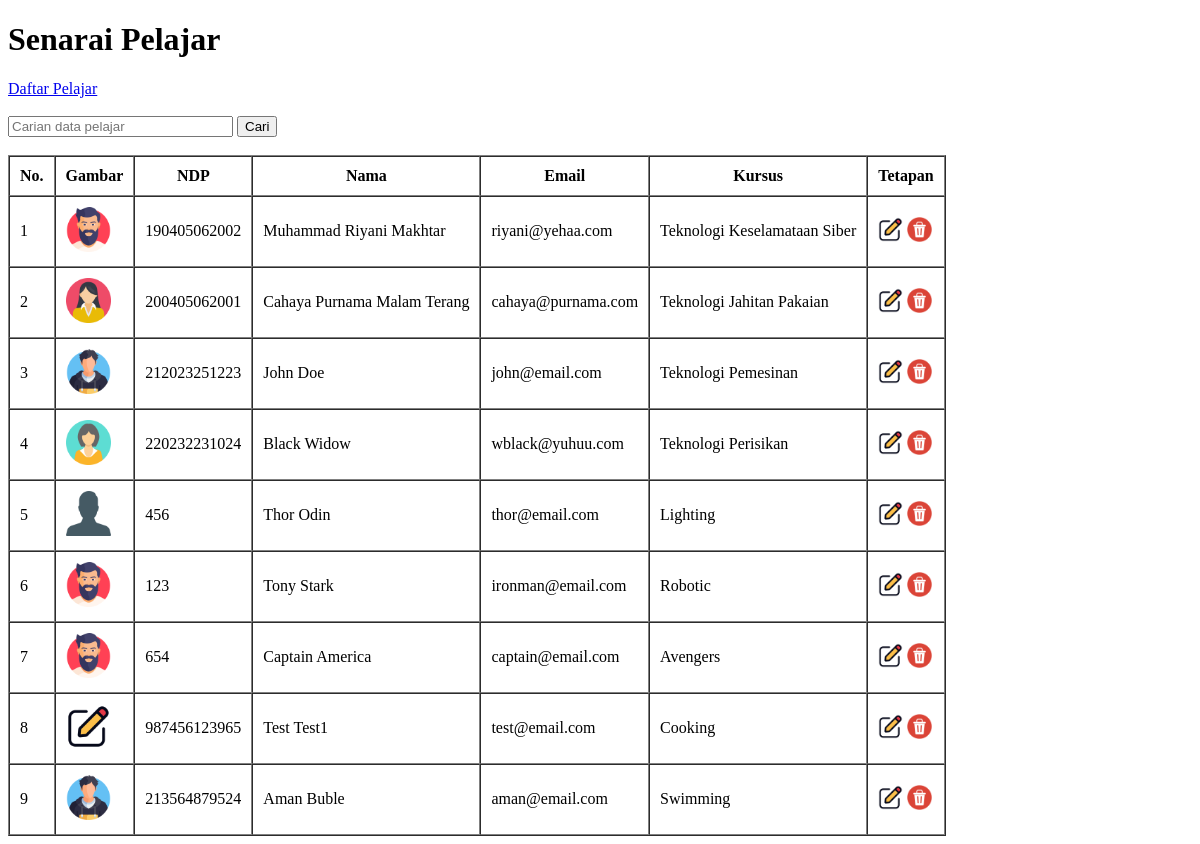
Page /daftarpelajar/index.php on the earlier database version.
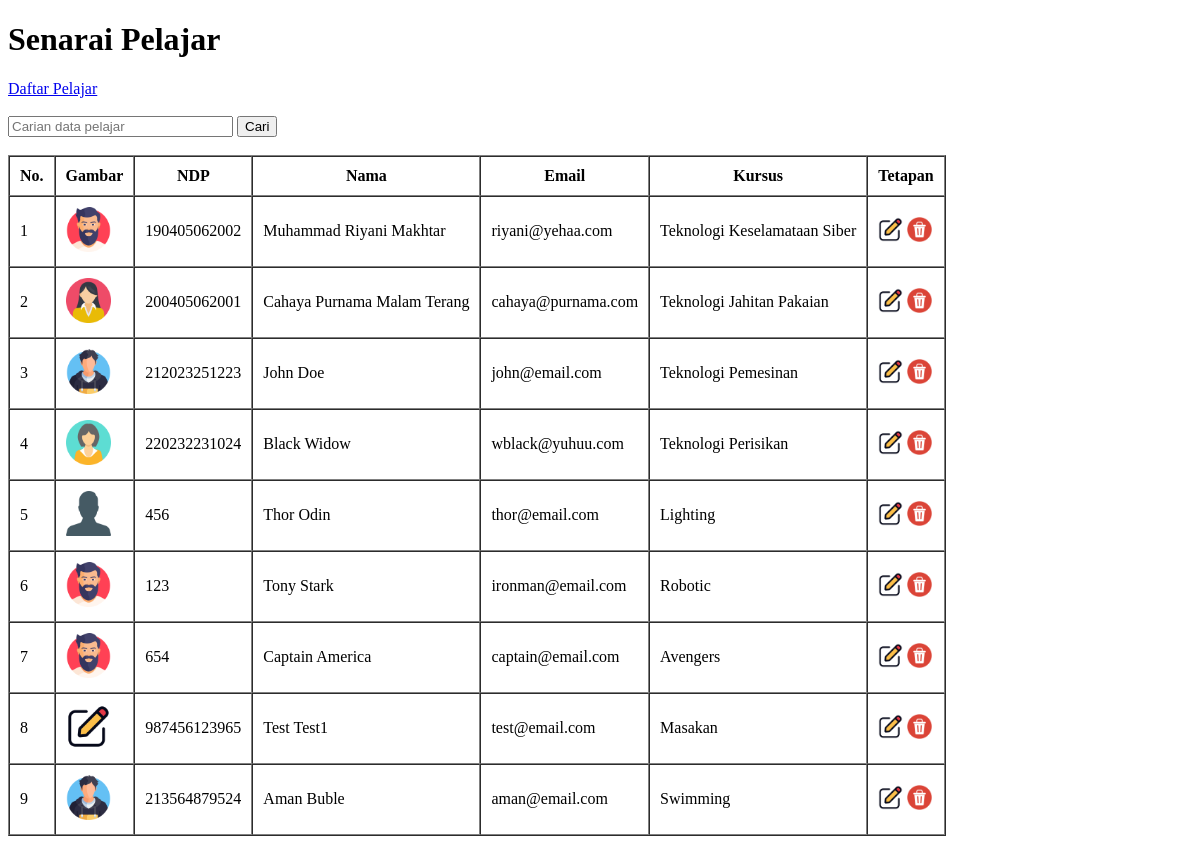
Same page on the later database version.
### tables this page shows
CREATE TABLE `pelajar` (
  `id` int(11) NOT NULL,
  `fname` char(100) NOT NULL,
  `lname` char(100) NOT NULL,
  `nokp` char(12) NOT NULL,
  `ndp` char(12) NOT NULL,
  `email` char(100) NOT NULL,
  `kursus` char(50) NOT NULL,
  `gambar` char(17) NOT NULL
);

### daftarpelajar/1_functions.php (called while the page is built, shortened)
<?php
function ambildata($condb, $query)
{
    $result = mysqli_query($condb, $query);
    $rows = [];
    while ($row = mysqli_fetch_assoc($result)) {
        $rows[] = $row;
    }
    return $rows;
}

### daftarpelajar/index.php (the view, shortened to what this page needs)
<?php
require_once '1_functions.php';
$pelajar = ambildata($condb, 'SELECT * FROM pelajar');
?>
<!DOCTYPE html>
<html lang="en">
<head>
</head>
<body>
    <h1>Senarai Pelajar</h1>
    <a href="2_daftar.php">Daftar Pelajar</a>
    <br><br>
    <form action="" method="POST">
        <input type="text" name="keyword" size="25" autofocus placeholder="Carian data pelajar" autocomplete="off">
        <button type="submit" name="cari">Cari</button>
    </form>
    <br>
    <table border="1" cellpadding="10" cellspacing="0">
        <tr>
            <th>No.</th>
            <th>Gambar</th>
            <th>NDP</th>
            <th>Nama</th>
            <th>Email</th>
            <th>Kursus</th>
            <th>Tetapan</th>
        </tr>
        <?php $i = 1; ?>
        <?php foreach ($pelajar as $row) : ?>
            <tr>
                <td>
                    <?= $i; ?>
                </td>
                <td><img src="../img/<?= $row['gambar']; ?>" width="45px"></td>
                <td>
                    <?= $row['ndp'] ?>
                </td>
                <td>
                    <?= $row['fname'] . ' ' . $row['lname'] ?>
                </td>
                <td>
                    <?= $row['email'] ?>
                </td>
                <td>
                    <?= $row['kursus'] ?>
                </td>
                <td>
                    <a href="4_edit.php?id=<?= $row['id'] ?>"><img width="25px" src="../img/edit.png"></a>
                    <a href="3_delete.php?id=<?= $row['id'] ?>" onclick="return confirm('Adakah anda yakin untuk memadam data <?= $row['fname'] . ' ' . $row['lname'] ?>?');"><img width="25px" src="../img/delete.png"></a>
                </td>
            </tr>
            <?php $i++; ?>
        <?php endforeach; ?>
    </table>
</body>
</html>

Differences in the rows shown:
changed pelajar "Test": kursus "Cooking" → "Masakan"
